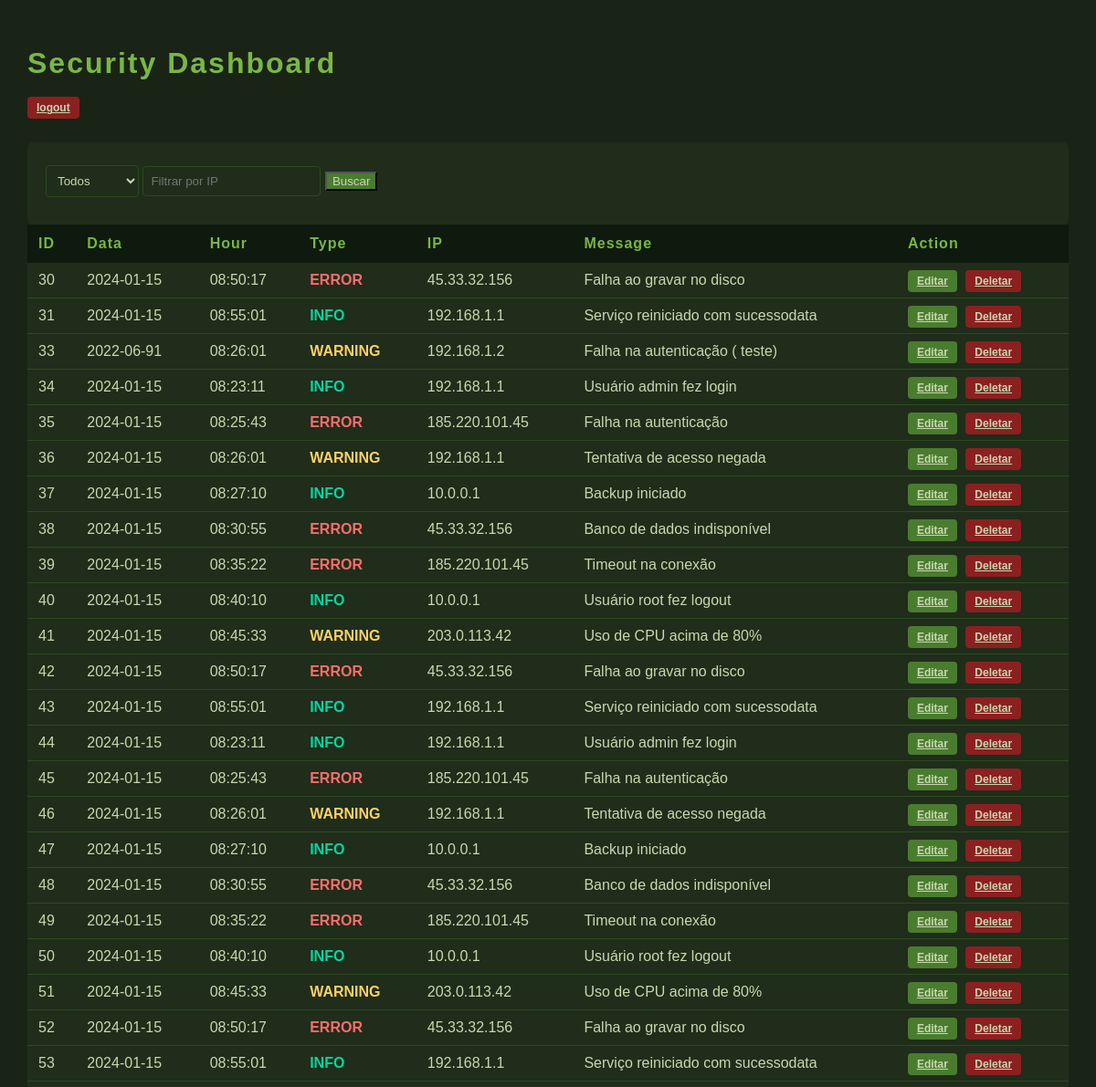
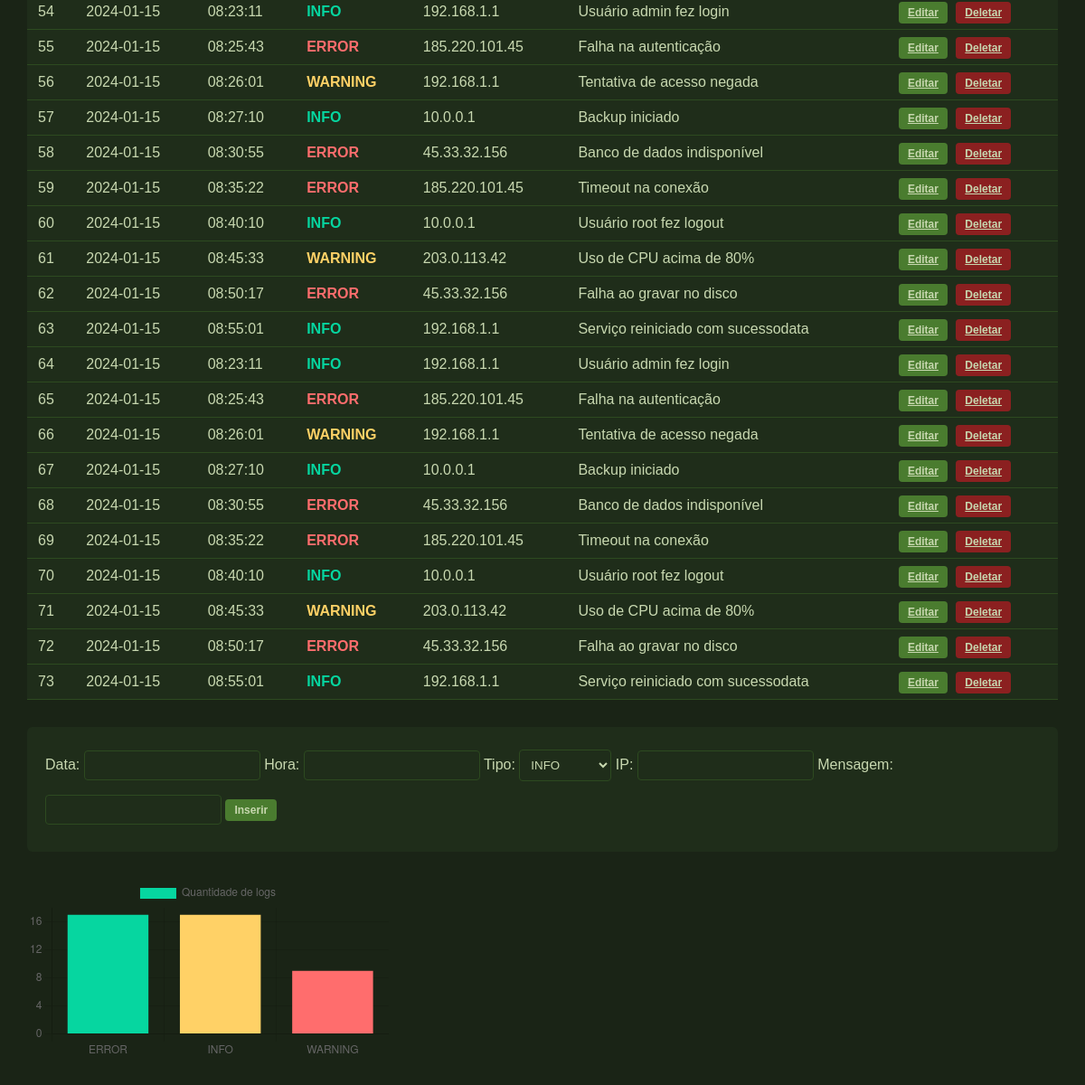
/ (signed in), run on the app's committed database (2 pictures, top to bottom).
### tables this page shows
CREATE TABLE logs (
            id INTEGER PRIMARY KEY AUTOINCREMENT,
            date TEXT,
            hour INTEGER,
            type TEXT,
            ip TEXT,
            message TEXT
            );

### app.py (the view)
@app.route('/')
@login_required
def index():
    tipo = request.args.get('tipo','')
    ip = request.args.get('ip','')
    if tipo:
        logs = buscar_logs_por_tipo(tipo)
    elif ip:
        logs = buscar_logs_por_ip(ip)
    else:
        logs = buscar_log()
    contagem = contar_logs_por_tipo()
    return render_template('index.html', logs=logs, contagem=contagem, tipo=tipo, ip=ip)

### app.py (called while the page is built)
@login_manager.user_loader
def carregar_usuario(id):
    from database import buscar_usuario_por_id
    usuario = buscar_usuario_por_id(id)
    if usuario:
        return Usuario(usuario[0], usuario[1])
    return None

### database.py (called while the page is built)
def conectar():
    conn = sqlite3.connect('database.db')
    return conn

def buscar_log():
    conn = conectar()
    cursor = conn.cursor()
    cursor.execute("SELECT * FROM logs")
    logs = cursor.fetchall()
    conn.close()
    return logs

def buscar_usuario_por_id(id):
    conn = conectar()
    cursor = conn.cursor()
    cursor.execute("SELECT * FROM usuarios WHERE id = ?", (id,))
    usuario = cursor.fetchone()
    conn.close()
    return usuario

def contar_logs_por_tipo():
    conn = conectar()
    cursor = conn.cursor()
    cursor.execute('''SELECT type, COUNT(*) FROM logs GROUP BY type''')
    resultado = cursor.fetchall()
    conn.close()
    return resultado

### templates/index.html (shortened to what this page needs)
<!DOCTYPE html>
<html lang="pt-br" xmlns="http://www.w3.org/1999/html">
<head>
</head>
<body>
<div class="page-header">
<h1>Security Dashboard</h1>
<a href="/logout" class="btn btn-delete">logout</a>
</div>
<form method="GET" action="/">
    <select name="tipo" onchange="this.form.submit()">
        <option value="">Todos</option>
    </select>
    <input type="text" name="ip" value="{{ ip }}" placeholder="Filtrar por IP">
    <button type="submit" class="btn-insert">Buscar</button>
</form>
<table>
    <tr>
        <th>ID</th>
        <th>Data</th>
        <th>Hour</th>
        <th>Type</th>
        <th>IP</th>
        <th>Message</th>
        <th>Action</th>
    </tr>
 {% for log in logs %}
<tr>
        <td>{{ log[0] }}</td>
        <td>{{ log[1] }}</td>
        <td>{{ log[2] }}</td>
        <td class="{{ log[3] }}">{{ log[3] }}</td>
        <td>{{ log[4] }}</td>
        <td>{{ log[5] }}</td>
            <td>
            <a href="/editar/{{ log[0] }}" class="btn btn-edit">Editar</a>
            <a href="/deletar/{{ log[0] }}" class="btn btn-delete">Deletar</a>
            </td>
            </tr>
            {% endfor %}
            </table>
    <form method="POST" action="/inserir">
        <label>Data:</label>
        <input type="text" name="date">
        <label>Hora:</label>
        <input type="text" name="hour">
        <label>Tipo:</label>
        <select name="type">
            <option value="INFO">INFO</option>
        </select>
        <label>IP:</label>
        <input type="text" name="ip">
        <label>Mensagem:</label>
        <input type="text" name="message">
        <button type="submit" class="btn btn-insert">Inserir</button>
    </form>
<div style="max-width: 400px; margin-top: 30px;">
    <canvas id="grafico"></canvas>
</div>
<script>
    const contagem = {{ contagem | tojson }};
    const labels = contagem.map(item => item[0]);
    const valores = contagem.map(item => item[1]);
    new Chart(document.getElementById('grafico'), {
        type: 'bar',
        data: {
            labels: labels,
            datasets: [{
                label: 'Quantidade de logs',
                data: valores,
                backgroundColor: ['#06d6a0', '#ffd166', '#ff6d6d']
            }]
        }
    });
</script>
</body>
</html>

### templates/index.html (style rules this page uses)
body { font-family: Arial, sans-serif; background-color: #1a2416; color: #c8d8b0; padding: 30px; margin: 0; }
h1 { color: #7ab648; margin-bottom: 20px; letter-spacing: 2px; }
form { margin-top: 30px; background-color: #1f2d1a; padding: 20px; border-radius: 6px; }
input, select { background-color: #1f2d1a; color: #c8d8b0; border: 1px solid #2d4a20; padding: 8px; margin: 5px 0 10px 0; border-radius: 4px; }
table { width: 100%; border-collapse: collapse; background-color: #1f2d1a; }
th { background-color: #0d1a0d; color: #7ab648; padding: 12px; text-align: left; letter-spacing: 1px; }
td { padding: 10px 12px; border-bottom: 1px solid #2d4a20; color: #c8d8b0; }
.ERROR { color: #ff6d6d; font-weight: bold; }
.WARNING { color: #ffd166; font-weight: bold; }
.INFO { color: #06d6a0; font-weight: bold; }
.btn { padding: 5px 10px; border: none; border-radius: 4px; cursor: pointer; font-size: 12px; font-weight: bold; }
.btn-edit { background-color: #4a7c2f; color: #c8d8b0; margin-right: 5px; }
.btn-delete { background-color: #8b2020; color: #c8d8b0; }
.btn-insert { background-color: #4a7c2f; color: #c8d8b0; margin-right: 5px; }

### data on the page
logs: id "30", date "2024-01-15", hour "08:50:17", type "ERROR", ip "45.33.32.156", message "Falha ao gravar no disco"
logs: id "31", date "2024-01-15", hour "08:55:01", type "INFO", ip "192.168.1.1", message "Serviço reiniciado com sucessodata"
logs: id "33", date "2022-06-91", hour "08:26:01", type "WARNING", ip "192.168.1.2", message "Falha na autenticação ( teste)"
logs: id "34", date "2024-01-15", hour "08:23:11", type "INFO", ip "192.168.1.1", message "Usuário admin fez login"
logs: id "35", date "2024-01-15", hour "08:25:43", type "ERROR", ip "185.220.101.45", message "Falha na autenticação"
logs: id "36", date "2024-01-15", hour "08:26:01", type "WARNING", ip "192.168.1.1", message "Tentativa de acesso negada"
logs: id "37", date "2024-01-15", hour "08:27:10", type "INFO", ip "10.0.0.1", message "Backup iniciado"
logs: id "38", date "2024-01-15", hour "08:30:55", type "ERROR", ip "45.33.32.156", message "Banco de dados indisponível"
logs: id "39", date "2024-01-15", hour "08:35:22", type "ERROR", ip "185.220.101.45", message "Timeout na conexão"
logs: id "40", date "2024-01-15", hour "08:40:10", type "INFO", ip "10.0.0.1", message "Usuário root fez logout"
logs: id "41", date "2024-01-15", hour "08:45:33", type "WARNING", ip "203.0.113.42", message "Uso de CPU acima de 80%"
logs: id "42", date "2024-01-15", hour "08:50:17", type "ERROR", ip "45.33.32.156", message "Falha ao gravar no disco"
logs: id "43", date "2024-01-15", hour "08:55:01", type "INFO", ip "192.168.1.1", message "Serviço reiniciado com sucessodata"
logs: id "44", date "2024-01-15", hour "08:23:11", type "INFO", ip "192.168.1.1", message "Usuário admin fez login"
logs: id "45", date "2024-01-15", hour "08:25:43", type "ERROR", ip "185.220.101.45", message "Falha na autenticação"
logs: id "46", date "2024-01-15", hour "08:26:01", type "WARNING", ip "192.168.1.1", message "Tentativa de acesso negada"
logs: id "47", date "2024-01-15", hour "08:27:10", type "INFO", ip "10.0.0.1", message "Backup iniciado"
logs: id "48", date "2024-01-15", hour "08:30:55", type "ERROR", ip "45.33.32.156", message "Banco de dados indisponível"
logs: id "49", date "2024-01-15", hour "08:35:22", type "ERROR", ip "185.220.101.45", message "Timeout na conexão"
logs: id "50", date "2024-01-15", hour "08:40:10", type "INFO", ip "10.0.0.1", message "Usuário root fez logout"
logs: id "51", date "2024-01-15", hour "08:45:33", type "WARNING", ip "203.0.113.42", message "Uso de CPU acima de 80%"
logs: id "52", date "2024-01-15", hour "08:50:17", type "ERROR", ip "45.33.32.156", message "Falha ao gravar no disco"
logs: id "53", date "2024-01-15", hour "08:55:01", type "INFO", ip "192.168.1.1", message "Serviço reiniciado com sucessodata"
logs: id "54", date "2024-01-15", hour "08:23:11", type "INFO", ip "192.168.1.1", message "Usuário admin fez login"
logs: id "55", date "2024-01-15", hour "08:25:43", type "ERROR", ip "185.220.101.45", message "Falha na autenticação"
logs: id "56", date "2024-01-15", hour "08:26:01", type "WARNING", ip "192.168.1.1", message "Tentativa de acesso negada"
logs: id "57", date "2024-01-15", hour "08:27:10", type "INFO", ip "10.0.0.1", message "Backup iniciado"
logs: id "58", date "2024-01-15", hour "08:30:55", type "ERROR", ip "45.33.32.156", message "Banco de dados indisponível"
logs: id "59", date "2024-01-15", hour "08:35:22", type "ERROR", ip "185.220.101.45", message "Timeout na conexão"
logs: id "60", date "2024-01-15", hour "08:40:10", type "INFO", ip "10.0.0.1", message "Usuário root fez logout"
logs: id "61", date "2024-01-15", hour "08:45:33", type "WARNING", ip "203.0.113.42", message "Uso de CPU acima de 80%"
logs: id "62", date "2024-01-15", hour "08:50:17", type "ERROR", ip "45.33.32.156", message "Falha ao gravar no disco"
logs: id "63", date "2024-01-15", hour "08:55:01", type "INFO", ip "192.168.1.1", message "Serviço reiniciado com sucessodata"
logs: id "64", date "2024-01-15", hour "08:23:11", type "INFO", ip "192.168.1.1", message "Usuário admin fez login"
logs: id "65", date "2024-01-15", hour "08:25:43", type "ERROR", ip "185.220.101.45", message "Falha na autenticação"
logs: id "66", date "2024-01-15", hour "08:26:01", type "WARNING", ip "192.168.1.1", message "Tentativa de acesso negada"
logs: id "67", date "2024-01-15", hour "08:27:10", type "INFO", ip "10.0.0.1", message "Backup iniciado"
logs: id "68", date "2024-01-15", hour "08:30:55", type "ERROR", ip "45.33.32.156", message "Banco de dados indisponível"
logs: id "69", date "2024-01-15", hour "08:35:22", type "ERROR", ip "185.220.101.45", message "Timeout na conexão"
logs: id "70", date "2024-01-15", hour "08:40:10", type "INFO", ip "10.0.0.1", message "Usuário root fez logout"
logs: id "71", date "2024-01-15", hour "08:45:33", type "WARNING", ip "203.0.113.42", message "Uso de CPU acima de 80%"
logs: id "72", date "2024-01-15", hour "08:50:17", type "ERROR", ip "45.33.32.156", message "Falha ao gravar no disco"
logs: id "73", date "2024-01-15", hour "08:55:01", type "INFO", ip "192.168.1.1", message "Serviço reiniciado com sucessodata"

### other printed values
chart data {{ contagem | tojson }} [["ERROR", 17], ["INFO", 17], ["WARNING", 9]]
